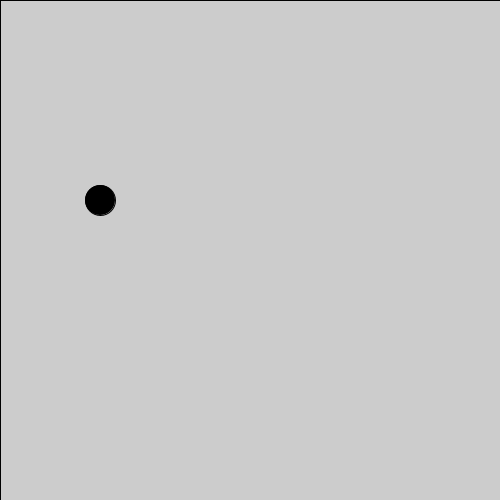
Frame 1 (no input)
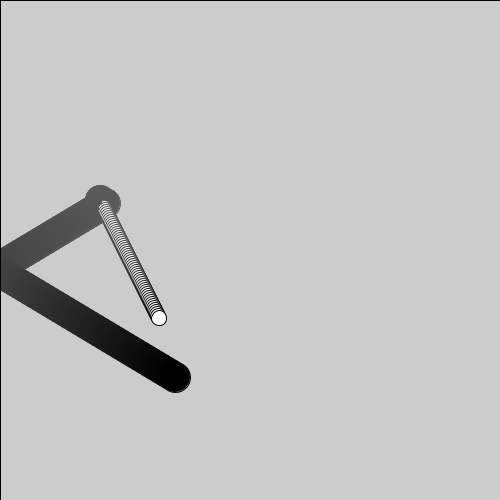
Frame 60 (the mouse pressed at the canvas centre just before this capture)
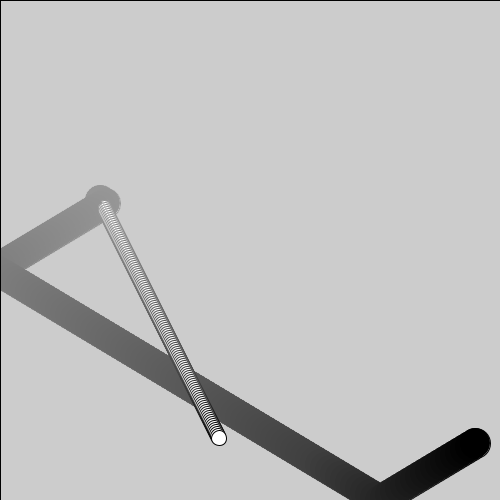
Frame 120 (the mouse held since frame 60 and released just before this capture)

The Processing sketch that drew these frames (run headless with seeded random() and noise(); from frame 60 on, the mouse is pressed at the canvas centre):

// Processing sketch: processing_44267
// ── processing_44267.pde


int x1 = 100;
int y1 = 200;
int x2 = 100;
int y2 = 200;
int speedX=1;
int speedY=2;
int speedX1 =5;
int speedY1 = 3;
int c=30;

 
void setup() {
  size(500, 500);
  smooth();
}
  
void draw() {
  fill(255,2);
  rect(0,0,500,500);

  if (x1>=width || x1<0) {
    speedX1 = speedX1 * -1;
  }
  if ((x1< x2+5) && (x1> x2)&& (y1< y2+6) && (y1> y2)) {
    speedX1 = speedX1 * -1;
  }
  if (x2>=width || x2<0) {
    speedX = speedX * -1;
  }
  if ( y1>=height || y1<0) {
    speedY1=speedY1 *-1;
  }
  if ( y2>=height || y2<0) {
    speedY=speedY *-1;
  }
  fill(255);
  ellipse(x2,y2,c/-2,c/-2);
  fill(0);
  ellipse (x1, y1, c, c);
  x1=x1+speedX1;
  y1=y1+speedY1;
  x2=x2+speedX;
  y2=y2+speedY;
  if (mousePressed && mouseButton==LEFT) {
    speedX1 =speedX1+1;
    speedY =speedY+1;
    c++;
  }
  if (mousePressed && mouseButton==RIGHT) {
    speedY1=speedY1+1;
    speedX =speedX+1;
    c--;
  }

 
 
}
